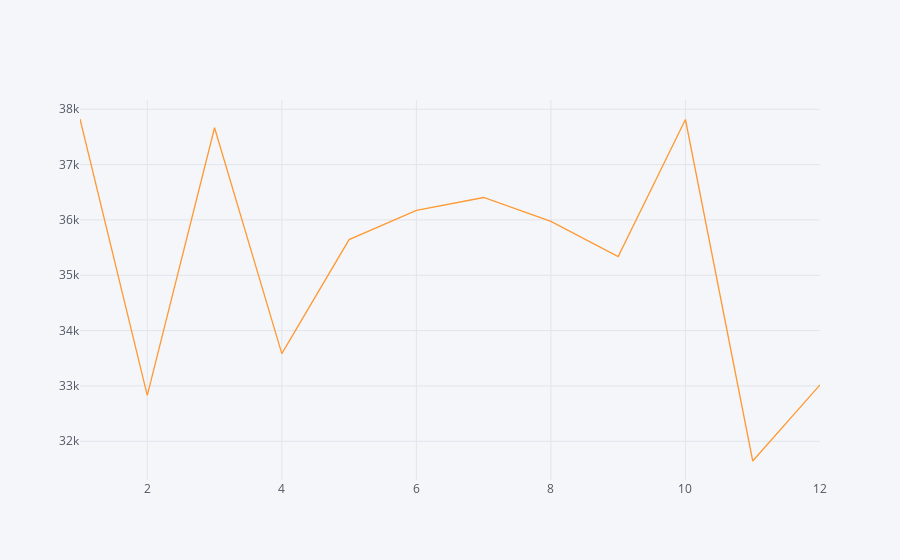

Write notebook code for a chart like this one.
### Markdown cell above
**Made a plotly version**

### Code cell
byMonth['lat'].iplot()

### Figure 1 — Plotly figure (JSON) as saved in the notebook; plotly's stock layout.template omitted (floating-point values rounded to 4 significant figures)
{"data": [{"line": {"color": "rgba(255, 153, 51, 1.0)", "dash": "solid", "shape": "linear", "width": 1.3}, "mode": "lines", "name": "lat", "text": "", "type": "scatter", "uid": "0b9f0af7-ce58-483d-9594-75f3d3f7acdf", "x": [1, 2, 3, 4, 5, 6, 7, 8, 9, 10, 11, 12], "y": [37824, 32828, 37666, 33583, 35644, 36171, 36405, 35972, 35339, 37815, 31643, 33019]}], "layout": {"legend": {"bgcolor": "#F5F6F9", "font": {"color": "#4D5663"}}, "paper_bgcolor": "#F5F6F9", "plot_bgcolor": "#F5F6F9", "title": {"font": {"color": "#4D5663"}}, "xaxis": {"gridcolor": "#E1E5ED", "showgrid": true, "tickfont": {"color": "#4D5663"}, "title": {"font": {"color": "#4D5663"}, "text": ""}, "zerolinecolor": "#E1E5ED"}, "yaxis": {"gridcolor": "#E1E5ED", "showgrid": true, "tickfont": {"color": "#4D5663"}, "title": {"font": {"color": "#4D5663"}, "text": ""}, "zerolinecolor": "#E1E5ED"}}}
